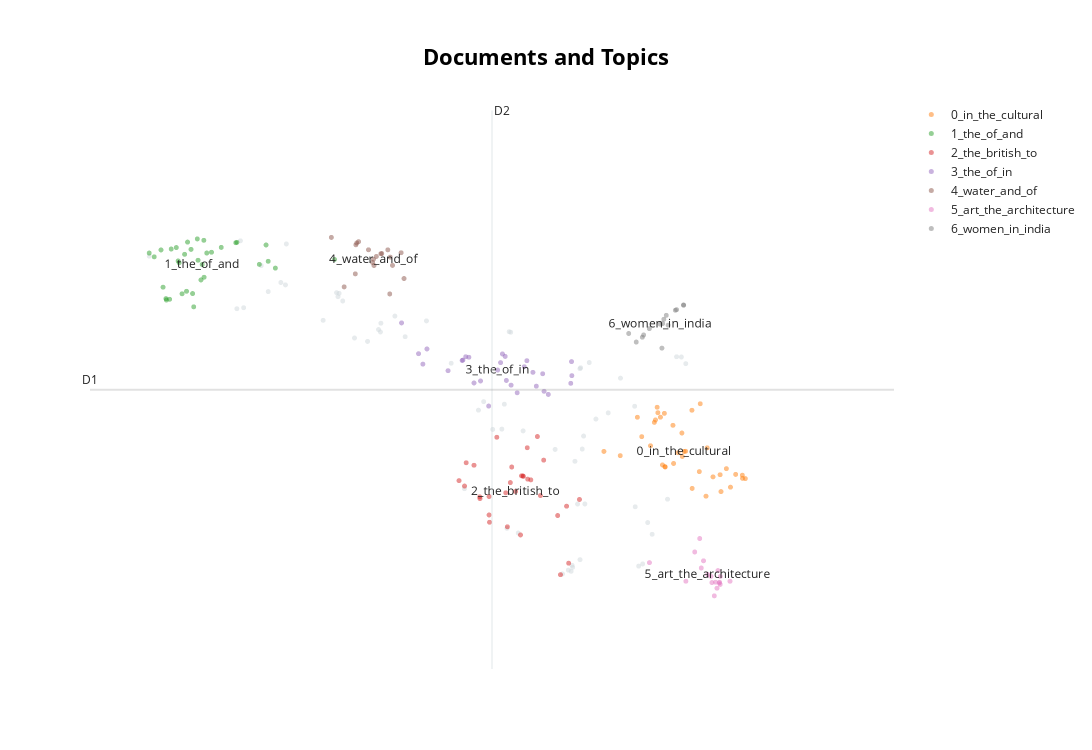

Notebook cell for this chart:
### Code cell
model.visualize_documents(questions)

### Figure 1 — Plotly figure (JSON) as saved in the notebook; plotly's stock layout.template omitted (floating-point values rounded to 4 significant figures)
{"data": [{"hoverinfo": "text", "hovertext": ["Discuss the multi-dimensional implications of uneven distribution of mineral oil in the world.", "Explore and evaluate the impact of ‘Work From Home’ on family relationships.", "Evaluate the policies of Lord Curzon and their long term implications on the national movements.", "India has immense potential of solar energy though there are regional variations in its developments. Elaborate.", "Identify and discuss the factors responsible for diversity of natural vegetation in India. Assess the significance of wildlife sanctuaries in rain forests regions of India.", "How did the colonial rule affect the tribals in India and what was the tribal response to the colonial oppression?", "Critically examine the compulsions which prompted India to play a decisive role in the emergence of Bangladesh.", "It is said that India has substantial reserves of shale oil and gas, which can feed the needs of the country for quarter century. However, tapping of the resource does not appear to be high on the agenda. Discuss critically the availability and issues involved.", "Why did the industrial revolution first occur in England? Discuss the quality of life of the people there during the industrialization. How does it compare with that in India at present times?", "With growing scarcity of fossil fuels, the atomic energy is gaining more and more significance in India. Discuss the availability of raw material required for the generation of atomic energy in India and in the world.", "Assess the main administrative issues and socio-cultural problems in the integration process of Indian Princely States.", "Child cuddling is now being replaced by mobile phones. Discuss its impact on the socialization of children.", "“Africa was chopped into states artificially created by accidents of European competition.” Analyze.", "Though not very useful from the point of view of a connected political history of South India, the Sangam literature portrays the social and economic conditions of its time with remarkable vividness. Comment.", "Examine the linkages between the nineteenth century’s ‘Indian Renaissance’ and the emergence of national identity.", "What characteristics can be assigned to monsoon climate that succeeds in feeding more than 50 percent of the world population residing in Monsoon Asia?", "The Bhakti movement received a remarkable re-orientation with the advent of Sri Chaitanya Mahaprabhu. Discuss.", "Write a critical note on the evolution and significance of the slogan, ‘Jai Jawan, Jai Kisan’.", "Examine how the decline of traditional artisanal industry in colonial India crippled the rural economy.", "Several foreigners made India their homeland and participated in various movements.\nAnalyze their role in the Indian struggle for freedom.", "Mahatma Gandhi and Dr. B R Ambedkar, despite having divergent approaches and strategies, had a common goal of amelioration of the downtrodden. Elucidate.", "Many voices had strengthened and enriched the nationalist movement during the Gandhian phase. Elaborate.", "What problems are germane to the decolonization process in the Malay Peninsula?", "Comment on the resource potentials of the long coastline of India and highlight the status of natural hazard preparedness in these areas.", "Why did the ‘Moderates’ failed to carry conviction with the nation about their proclaimed ideology and political goals by the end of the nineteenth century?", "Why did the Green Revolution in India virtually by-pass the eastern region despite fertile soil and good availability of water?", "Bring out the constructive programmes of Mahatma Gandhi during Non-Cooperation Movement and Civil Disobedience Movement.", "Assess the importance of the accounts of the Chinese and Arab travellers in the reconstruction of the history of India.", "Tropical cyclones are largely confined to South China Sea, Bay of Bengal and Gulf of Mexico. Why?", "\"The Himalayas are highly prone to landslides.\" Discuss the causes and suggest suitable measures of mitigation.", "Petroleum refineries are not necessarily located nearer to crude oil producing areas, particularly in many of the developing countries. Explain its implications.", "Examine the status of forest resources of India and its resultant impact on climate change.", "South China Sea has assumed great geopolitical significance in the present context. Comment.", "Throw light on the significance of the thoughts of Mahatma Gandhi in the present times.", "The political and administrative reorganization of states and territories has been a continuous ongoing process since the mid-nineteenth century. Discuss with examples.", "The recent cyclone on the east coast of India was called ‘Phailin’. How are the tropical cyclones named across the world? Elaborate.", "Troposphere is a very significant atmospheric layer that determines weather processes.\nHow?", "Critically examine the effect of globalization on the aged population in India.", "COVID-19 pandemic accelerated class inequalities and poverty in India. Comment.", "Explain the role of geographical factors towards the development of Ancient India.", "Critically evaluate the various resources of the oceans which can be harnessed to meet the resource crisis in the world.", "\"An essential condition to eradicate poverty is to liberate the poor from the process of deprivation.\" Substantiate this statement with suitable examples.", "What is the basis of regionalism? Is it that unequal distribution of benefits of development on regional basis eventually promotes regionalism? Substantiate your answer.", "Discuss the meaning of colour-coded weather warnings for cyclone prone areas given by India Meteorological department.", "Growing feeling of regionalism is an important factor in generation of demand for a separate state. Discuss.", "How does India see its place in the economic space of rising natural resources rich Africa?", "Critically discuss the objectives of Bhoodan and Gramdan movements initiated by AcharyaVinobhaBhave and their success.", "Discuss the natural resource potentials of ‘Deccan trap’.", "Why is Indian Regional Navigational Satellite System (IRNSS) needed? How does it help in navigation?", "The life cycle of a joint family depends on economic factors rather than social values. Discuss.", "What are the economic significances of discovery of oil in Arctic Sea and its possible environemental consequences?", "Mention the significance of straits and isthmus in international trade.", "‘Latecomer’ Industrial Revolution in Japan involved certain factors that were markedly different from what West had experienced.” Analyze.", "Highlight the differences in the approach of Subhash Chandra Bose and Mahatma Gandhi in the struggle for freedom.", "How will the melting of Himalayan glaciers have a far- reaching impact on the water resources of India?", "“In many ways, Lord Dalhousie was the founder of modern India.” Elaborate.", "Do you agree that there is a growing trend of opening new sugar mills in southern states of India? Discuss with justification.", "‘Despite implementation of various programmes for eradication of poverty by the government in India, poverty is still existing’. Explain by giving reasons.", "Why is India considered as a sub-continent? Elaborate your answer.", "Smart cities in India cannot sustain without smart vilages. Discuss this statement in the backdrop of rural urban integration.", "With a brief background of quality of urban life in India, introduce the objectives and strategy of the 'Smart City Programme'.", null], "marker": {"color": "#CFD8DC", "opacity": 0.5, "size": 5}, "mode": "markers+text", "name": "other", "showlegend": false, "type": "scattergl", "x": [7.804, 11.8, 9.579, 8.152, 7.428, 10.44, 11.62, 7.944, 9.514, 7.974, 10.54, 11.74, 9.038, 11.37, 11.21, 6.451, 11.26, 10.51, 9.784, 10.48, 10.39, 10.41, 10.19, 7.442, 9.722, 9.216, 10.36, 10.57, 6.54, 6.186, 7.968, 7.41, 6.227, 10.42, 10.55, 6.701, 5.026, 11.02, 10.63, 9.545, 7.239, 10.52, 10.87, 6.759, 10.71, 8.283, 11.31, 7.488, 8.554, 11.85, 7.638, 6.141, 9.397, 10.29, 6.771, 11.43, 8.869, 10.51, 11.2, 9.627, 9.607, 9.282], "y": [11.5, 11.25, 8.599, 11.89, 12.19, 9.638, 9.051, 11.68, 10.14, 11.78, 9.828, 11.26, 9.213, 8.689, 8.933, 12.67, 8.014, 8.114, 10.11, 8.976, 7.934, 8.027, 9.822, 12.24, 8.526, 10.43, 7.952, 8.977, 12.27, 13.05, 11.64, 12.25, 12.02, 7.995, 10.03, 12.41, 12.82, 10.93, 11.17, 10.52, 11.82, 11.09, 10.39, 12.37, 10.29, 11.57, 8.048, 12.12, 11.81, 11.15, 11.55, 12.0, 10.13, 7.893, 13.0, 8.507, 11.16, 11.07, 10.49, 11.64, 11.65, 10.56]}, {"hoverinfo": "text", "hovertext": ["Distinguish between religiousness/religiosity and communalism giving one example of how the former has got transformed into the latter in independent India.", "What makes the Indian society unique in sustaining its culture? Discuss.", "How do the Indian debates on secularism differ from the debates in the West?", "Customs and traditions suppress reason leading to obscurantism. Do you agree?", "Given the diversities among the tribal communities in India, in which specific contexts should they be considered as a single category?", "Examine the uniqueness of tribal knowledge system when compared with mainstream knowledge and cultural systems.", "Has caste lost its relevance in understanding the multi- cultural Indian Society? Elaborate your answer with illustrations.", "What are the challenges to our cultural practices in the name of secularism?", "To what extent globalization has influenced the core of cultural diversity in India? Explain.", "What are the main features of Vedic society and religion? Do you think some of the features are still prevailing in Indian society?", "Pala period is the most significant phase in the history of Buddhism in India. Enumerate.", "Has the formation of linguistic States strengthened the cause of Indian Unity?", "Are we losing our local identity for the global identity? Discuss.", "Why are the tribals in India referred to as 'the Scheduled Tribes? Indicate the major provisions in the Constitution of India for their upliftment.", "Is diversity and pluralism in India under threat due to globalisation? Justify your answer.", "Do we have cultural pockets of small India all over the nation? Elaborate with examples.", "Why is caste identity in India both fluid and static?", "Are tolerance, assimilation and pluralism the key elements in the making of an Indian form of secularism? Justify your answer.", "Sufis and medieval saints failed to modify either the religious ideas and practices or the outward structure of Hindu/ Muslim societies to any appreciable extent. Comment.", "Debate the issue whether and how contemporary movements for assertion of Dalit identity work towards annihilation of caste.", "Analyze the salience of ‘sect’ in Indian society vis-a-vis caste, region and religion.", "How the Indian concept of secularism different from the western model of secularism?\nDiscuss.", "Do you agree that regionalism in India appears to be a consequence of rising cultural assertiveness? Argue.", "Discuss the impact of post-liberal economy on ethnic identity and communalism.", "How does Indian society maintain continuity in traditional social values? Enumerate the changes taking place in it.", "Globalisation is generally said to promote cultural homogenisation but due to this cultural specificities appear to be strengthened in the Indian society.’ Elucidate.", "Trace the rise and growth of socio-religious reform movements with special reference to Young Bengal and Brahmo Samaj.", "The ancient civilization in Indian sub continent differed from those of Egypt , Mesopotamia and Greece in that its culture and traditions have been preserved without breakdown to the present day. Comment", "What are the two major legal initiatives by the State since Independence addressing discrimination against Scheduled Tribes(STs)?", "Describe any four cultural elements of diversity in India and rate their relative significance in building a national identity.", "Do you think marriage as a sacrament in loosing its value in Modern India?", "‘Communalism arises either due to power struggle or relative deprivation.’ Argue by giving suitable illustrations.", "In the context of the diversity of India, can it be said that the regions form cultural units rather than the States? Give reasons with examples for your view point.", "The spirit of tolerance and love is not only an interesting feature of Indian society from very early times, but it is also playing an important part at the present. Elaborate.", "“Caste system is assuming new identities and associational forms. Hence, caste system cannot be eradicated in India.”", null], "marker": {"opacity": 0.5, "size": 5}, "mode": "markers+text", "name": "0_in_the_cultural", "text": ["", "", "", "", "", "", "", "", "", "", "", "", "", "", "", "", "", "", "", "", "", "", "", "", "", "", "", "", "", "", "", "", "", "", "", "0_in_the_cultural"], "textfont": {"size": 12}, "type": "scattergl", "x": [12.37, 11.81, 12.61, 12.13, 11.41, 11.76, 11.7, 12.57, 11.5, 12.2, 12.11, 11.29, 11.58, 11.02, 11.49, 11.47, 11.59, 12.49, 12.42, 11.59, 12.29, 12.58, 11.24, 11.93, 11.85, 11.53, 12.3, 11.81, 10.81, 11.69, 12.03, 12.04, 11.45, 11.94, 11.56, 11.83], "y": [9.524, 9.714, 9.37, 9.847, 9.879, 9.771, 9.604, 9.423, 10.39, 9.397, 9.097, 10.02, 10.38, 9.725, 10.48, 10.28, 9.549, 9.435, 9.237, 9.555, 9.43, 9.374, 10.32, 10.43, 9.794, 10.32, 9.169, 10.08, 9.791, 10.2, 9.478, 10.53, 10.24, 9.218, 9.582, 9.789]}, {"hoverinfo": "text", "hovertext": ["How far do you agree that the behaviour of the Indian monsoon has been changing due to humanizing landscape? Discuss.", "Most of the unusual climatic happenings are explained as an outcome of the El-Nino effect. Do you agree?", "Discuss the causes of depletion of mangroves and explain their importance in maintaining coastal ecology.", "How do the melting of the Arctic ice and glaciers of the Antarctic differently affect the weather patterns and human activities on the Earth? Explain.", "There is no formation of deltas by rivers on the Western Ghats. Why?", "Explain the factors responsible for the origin of ocean currents. How do they influence regional climates, fishing and navigation?", "How are the fjords formed? Why do they constitute some of the most picturesque areas of the world?", "What are the consequences of spreading of ‘Dead Zones’ on marine ecosystem?", "How can the mountain ecosystem be restored from the negative impact of development initiatives and tourism?", "Discuss the geophysical characteristics of Circum- Pacific Zone.", "Bring out the causes for more frequent occurrence of landslides in the Himalayas than in the Western Ghats.", "Define mantle plume and explain its role in plate tectonics.", "Major hot deserts in northern hemisphere are located between 20-30 deg N latitudes and on the western sides of the continents. Why?", "How do ocean currents and water masses differ in their impacts on marine life and coastal environment? Give suitable examples.", "How does the cryosphere affect global climate?", "Differentiate the causes of landslides in the Himalayan region and Western Ghats.", "The process of desertification does not have climate boundaries. Justify with examples.", "What do you understand by the theory of continental drift? Discuss the prominent evidences in its support.", "Briefly mention the alignment of major mountain ranges of the world and explain their impact on local weather conditions, with examples.", "How does the Juno Mission of NASA help to understand the origin and evolution of the Earth?", "Why is the South-West monsoon called ‘Purvaiya’ (easterly) in Bhojpur Region? How has this directional seasonal wind system influenced the cultural ethos of the region?", "Explain the formation of thousands of islands in Indonesian and Philipines archipelagos.", "Assess the impact of global warming on the coral life system with examples.", "Bring out the relationship between the shrinking Himalayan glaciers and the symptoms of climate change in the Indian sub-continent.", "Describe the characteristics and types of primary rocks.", "Discuss the consequences of climate change on the food security in tropical countries.", "Why are the world’s fold mountain systems located along the margins of continents? Bring out the association between the global distribution of fold mountains and the earthquakes and volcanoes.", "Mention the global occurrence of volcanic eruptions in 2021 and their impact on regional environment.", "What are the forces that influence ocean currents? Describe their role in fishing industry of the world.", "Discuss the concept of air mass and explain its role in macro-climatic changes.", "What do you understand by the phenomenon of ‘temperature inversion’ in meteorology? How does it affect weather and the habitants of the place?", "Account for variations in oceanic salinity and discuss its multi-dimensional effects.", "Bring out the causes for the formation of heat islands in the urban habitat of the world.", null], "marker": {"opacity": 0.5, "size": 5}, "mode": "markers+text", "name": "1_the_of_and", "text": ["", "", "", "", "", "", "", "", "", "", "", "", "", "", "", "", "", "", "", "", "", "", "", "", "", "", "", "", "", "", "", "", "", "1_the_of_and"], "textfont": {"size": 12}, "type": "scattergl", "x": [6.54, 5.305, 5.244, 5.393, 5.942, 5.577, 5.818, 5.238, 7.384, 5.5, 6.127, 5.476, 5.721, 5.285, 5.089, 6.141, 5.638, 5.724, 5.558, 5.684, 6.631, 5.406, 5.202, 6.513, 5.647, 6.427, 5.758, 5.514, 5.592, 5.025, 5.175, 5.444, 5.37, 5.7], "y": [12.74, 12.93, 12.14, 12.74, 12.95, 12.24, 12.88, 12.16, 12.76, 12.27, 13.02, 12.84, 13.06, 12.15, 12.81, 13.03, 13.08, 12.49, 12.92, 12.45, 12.63, 12.71, 12.34, 12.99, 12.75, 12.69, 12.86, 13.03, 12.03, 12.86, 12.91, 12.23, 12.95, 12.69]}, {"hoverinfo": "text", "hovertext": ["What were the major technological changes introduced during the Sultanate period? How did those technological changes influence the Indian society?", "To what extend can Germany be held responsible for causing the two World Wars? Discuss critically.", "Examine critically the various facets of economic policies of the British in India from mid-eighteenth century till independence.", "How difficult would have been the achievement of Indian independence without Mahatma Gandhi? Discuss.", "To what extent did the role of the moderates prepare a base for the wider freedom movement? Comment.", "Why was there a sudden spurt in famines in colonial India since the mid-eighteenth century? Give reasons.", "What policy instruments were deployed to contain the Great Economic Depression?", "The 1857 uprising was the culmination of the recurrent, big and small local rebellions that had occurred in the preceding hundred years of British rule. Elucidate.", "Assess the role of British imperial power in complicating the process of transfer of power during the 1940s.", "What were the events that led to the Suez Crisis in 1956? How did it deal a final blow to Britain’s self-image as a world power?", "Since the decade of the 1920s, the national movement acquired various ideological strands and thereby expanded its social base. Discuss.", "It would have been difficult for the Constituent Assembly to complete its historic task of drafting the Constitution for Independent India in just three years, but its experience gained with the Government of India Act, 1935\n.Discuss.", "Explain how the Uprising of 1857 constitutes an important watershed in the evolution of British policies towards colonial India.", "Analyze the circumstances that led to the Tashkent Agreement in 1966. Discuss the highlights of the Agreement.", "” There arose a serious challenge to the Democratic State System between the two World Wars.” Evaluate the statement.", "“American Revolution was an economic revolt against mercantilism.” Substantiate.", "Highlight the importance of the new objectives that got added to the vision of Indian Independence since the twenties of the last century.", "Why did the armies of the British East India Company – mostly comprising of Indian soldiers – win consistently against the more numerous and better equipped armies of the Indian rulers? Give reasons.", "Why indentured labour was taken by the British from India to their colonies? have they been able to preserve their cultural identity over there?", "Whereas the British planters had developed tea gardens all along the Shivaliks and Lesser Himalayas from Assam to Himachal Pradesh, in effect they did not succeed beyond the Darjeeling area. Explain.", "Explain how the foundations of the modern world were laid by the American and French Revolutions.", "The New Economic Policy – 1921 of Lenin had influenced the policies adopted by India soon after independence. Evaluate.", "The anti-colonial struggles in West Africa were led by the new elite of Western-educated Africans.", "What were the major political, economic and social developments in the world which motivated the anti-colonial in India?", "Clarify how mid-eighteenth century India was beset with the spectre of a fragmented polity.", "What was the difference between Mahatma Gandhi and Rabindranath Tagore in their approach towards education and nationalism?", "In what ways did the navel mutiny prove to be the last nail in the coffin of British colonial aspirations in India?", "The third battle of Panipat was fought in 1761. Why were so many empire-shaking battles fought at Panipat?", "Discuss the contributions of MaulanaAbulKalam Azad to pre- and post-independent India.", null], "marker": {"opacity": 0.5, "size": 5}, "mode": "markers+text", "name": "2_the_british_to", "text": ["", "", "", "", "", "", "", "", "", "", "", "", "", "", "", "", "", "", "", "", "", "", "", "", "", "", "", "", "", "2_the_british_to"], "textfont": {"size": 12}, "type": "scattergl", "x": [9.966, 8.969, 9.622, 10.36, 9.751, 9.837, 9.351, 9.788, 9.159, 9.06, 9.584, 10.22, 9.781, 9.352, 9.039, 9.235, 10.34, 9.64, 9.764, 9.45, 9.357, 9.563, 9.232, 10.05, 10.01, 10.26, 9.843, 9.882, 10.5, 9.688], "y": [10.02, 9.339, 9.308, 8.06, 8.497, 9.848, 9.092, 9.405, 9.577, 9.615, 8.623, 8.798, 9.411, 8.806, 9.254, 9.06, 8.943, 9.549, 9.413, 10.01, 8.694, 9.15, 9.087, 9.656, 9.107, 7.881, 9.362, 9.35, 9.047, 9.171]}, {"hoverinfo": "text", "hovertext": ["What is the significance of Industrial Corridors in India? Identifying industrial corridors, explain their main characteristics.", "Discuss whether formation of new states in recent times is beneficial or not for the economy of India.", "Account for the change in the spatial pattern of the Iron and Steel industry in the world.", "Defining blue revolution, explain the problems and strategies for pisciculture development in India.", "What are the main socio-economic implications arising out of the development of IT industries in major cities of India?", "From being net food importer in 1960s, India has emerged as a net food exporter to the world. Provide reasons.", "Discuss the changes in the trends of labour migration within and outside India in the last four decades.", "Discuss the main objectives of Population Education and point out the measures to achieve them in India in detail.", "Discuss the various social problems which originated out of the speedy process of urbanization in India.", "Mention the advantages of the cultivation of pulses because of which the year 2016 was declared as the International Year of Pulses by United Nations.", "How have digital initiatives in India contributed to the functioning of the education system in the country? Elaborate your answer.", "Why is India taking keen interest in the Arctic region?", "Analyze the factors for the highly decentralized cotton textile industry in India.", "Why did human development fail to keep pace with economic development in India?", "Despite India being one of the countries of the Gondwanaland, its mining industry contributes much less to its Gross Domestic Product(GDP) in percentage. Discuss.", "Does urbanization lead to more segregation and/or marginalization of the poor in Indian metropolises?", "Discuss the factors for localisation of agro-based food processing industries of North-West India.", "Critically examine whether growing population is the cause of poverty OR poverty is the mains cause of population increase in India.", "How is efficient and affordable urban mass transport key to the rapid economic development in India?", "To what extent has the urban planning and culture of the Indus Valley Civilization provided inputs to the present day urbanization?\nDiscuss.", "How is the growth of Tier 2 cities related to the rise of a new middle class with an emphasis on the culture of consumption?", "What is Cryptocurrency? How does it affect global society? Has it been affecting Indian society also?", "Elucidate the relationship between globalization and new technology in a world of scarce resources, with special reference to India.", "“The growth of cities as I.T. hubs has opened up new avenues of employment, but has also created new problems”. Substantiate this statement with examples", "Bring out the socio-economic effects of the introduction of railways in different countries of the world", "Mention core strategies for the transformation of aspirational districts in India and explain the nature of convergence, collaboration and competition for its success.", "Can the strategy of regional resource-based manufacturing help in promoting employment in India?", "Account for the present location of iron and steel industries away from the source of raw material, by giving examples.", null], "marker": {"opacity": 0.5, "size": 5}, "mode": "markers+text", "name": "3_the_of_in", "text": ["", "", "", "", "", "", "", "", "", "", "", "", "", "", "", "", "", "", "", "", "", "", "", "", "", "", "", "", "3_the_of_in"], "textfont": {"size": 12}, "type": "scattergl", "x": [9.571, 9.242, 8.509, 9.346, 9.498, 8.829, 10.11, 10.4, 9.952, 9.159, 10.39, 8.237, 9.018, 10.05, 8.56, 10.03, 9.008, 10.4, 9.521, 9.709, 9.909, 9.832, 9.054, 9.799, 9.556, 9.631, 9.094, 8.454, 9.46], "y": [10.89, 10.88, 11.14, 10.49, 11.17, 11.04, 10.67, 10.96, 10.8, 10.85, 10.85, 11.78, 11.21, 10.72, 11.38, 10.99, 11.2, 11.18, 11.3, 10.7, 11.02, 11.2, 11.26, 11.1, 11.26, 10.82, 11.25, 11.31, 11.05]}, {"hoverinfo": "text", "hovertext": ["In what way can floods be converted into a sustainable source of irrigation and all-weather inland navigation in India?", "Account for the huge flooding of million cities in India including the smart ones like Hyderabad and Pune. Suggest lasting remedial measures.", "The states of Jammu and Kashmir, Himachal Pradesh and Uttarakhand are reaching the limits of ecological carrying capacity due to tourism. Critically evaluate.", "What is water stress? How and why does it differ regionally in India?", "Examine the potential of wind energy in India and explain the reasons for their limited spatial spread.", "Present an account of the Indus Water Treaty and examine its ecological, economic and political implications in the context of changing bilateral relations.", "The effective management of land and water resources will drastically reduce the human miseries. Explain.", "Describing the distribution of rubber producing countries, indicate the major environmental issues faced by them.", "“Inspite of adverse environmental impact, coal mining is still inevitable for development”.\nDiscuss", "“The ideal solution of depleting ground water resources in India is water harvesting system.” How can it be made effective in urban areas?", "Mumbai, Delhi and Kolkata are the three Mega cities of the country but the air pollution is much more serious probelm in Delhi as compared to the other two. Why is this so?", "Major cities of India are becoming more vulnerable to flood conditions. Discuss.", "what are the environmental implications of the reclamation of the water bodies into urban land use? Explain with examples.", "In what way micro-watershed development projects help in water conservation in\ndrought-prone and semi-arid regions of India?", "India is well endowed with fresh water resources. Critically examine why it still suffers from water scarcity.", "Why is the world today confronted with a crisis of availability of and access to freshwater resources?", "Enumerate the problems and prospects of inland water transport in India.", "The interlinking of rivers can provide viable solutions to the multi-dimensional inter-related problems of droughts, floods and interrupted navigation. Critically examine.", null], "marker": {"opacity": 0.5, "size": 5}, "mode": "markers+text", "name": "4_water_and_of", "text": ["", "", "", "", "", "", "", "", "", "", "", "", "", "", "", "", "", "", "4_water_and_of"], "textfont": {"size": 12}, "type": "scattergl", "x": [8.093, 8.232, 7.506, 7.917, 8.087, 7.648, 7.656, 7.344, 7.667, 7.985, 8.269, 8.122, 7.69, 7.974, 7.868, 7.816, 7.886, 8.062, 7.879], "y": [12.8, 12.87, 12.34, 12.81, 12.23, 12.54, 12.99, 13.11, 13.02, 12.86, 12.47, 12.67, 13.04, 12.85, 12.72, 12.91, 12.67, 12.91, 12.77]}, {"hoverinfo": "text", "hovertext": ["Discuss the main contributions of Gupta period and Chola period to Indian heritage and culture\n.", "The rock-cut architecture represents one of the most important sources of our knowledge of early Indian art and history. Discuss.", "Safeguarding the Indian art heritage is the need of the moment.", "Mesolithic rock cut architecture of India not only reflects the cultural life of the times but also a fine aesthetic sense comparable to modern painting. Critically evaluate this comment.", "Indian Philosophy and tradition played a significant role in conceiving and shaping the monuments and their art in India. Discuss.", "Taxila university was one of the oldest universities of the world with which were associated a number of renowned learned personalities of different disciplines. Its strategic location caused its fame to flourish, but unlike Nalanda, it is not considered as a university in the modern sense. Discuss.", "Discuss the significance of the lion and bull figures in Indian mythology, art and architecture.", "Early Buddhist Stupa-art, while depicting folk motifs and narratives successfully expounds Buddhist ideals. Elucidate.", "How do you justify the view that the level of excellence of the Gupta numismatic art is not at all noticeable in later times?", "Chola architecture represents a high watermark in the evolution of temple architecture. Discuss", "Persian literary sources of medieval India reflect the spirit of the age. Comment.", "Krishnadeva Raya, the King of Vijayanagar, was not only an accomplished scholar himself but was also a great patron of learning and literature. Discuss.", "Evaluate the nature of the Bhakti Literature and its contribution to Indian culture.", "Highlight the Central Asian and Greco Bactrian elements in the Gandhara art.", "How will you explain the medieval Indian temple sculptures represent the social life of those days?", "Discuss the ‘Tandava’ dance as recorded in early Indian inscriptions.", "Gandhara sculpture owed as much to the Romans as to the Greeks. Explain.", null], "marker": {"opacity": 0.5, "size": 5}, "mode": "markers+text", "name": "5_art_the_architecture", "text": ["", "", "", "", "", "", "", "", "", "", "", "", "", "", "", "", "", "5_art_the_architecture"], "textfont": {"size": 12}, "type": "scattergl", "x": [11.86, 12.29, 12.29, 12.29, 12.26, 12.03, 12.23, 12.18, 12.42, 12.22, 12.08, 11.97, 11.39, 12.19, 12.28, 12.05, 12.25, 12.13], "y": [7.78, 7.731, 7.855, 7.764, 7.945, 8.442, 7.765, 7.855, 7.779, 7.553, 8.096, 8.233, 8.068, 7.759, 7.752, 7.985, 7.672, 7.884]}, {"hoverinfo": "text", "hovertext": ["The women’s questions arose in modern India as a part of the 19th century social reform movement. What are the major issues and debates concerning women in that period?", "How does patriarchy impact the position of a middle class working woman in India?", "“Male membership needs to be encouraged in order to make women’s organization free from gender bias.” Comment.", "Explain why suicide among young women is increasing in Indian Society.", "Discuss the various economic and\nsocio-cultural forces that are driving increasing feminization of agriculture in India.", "Why do some of the most prosperous regions of India have an adverse sex ratio for women? Give your arguments.", "Discuss the positive and negative effects of globalization on women in India?", "Discuss the role of women in the freedom struggle especially during the Gandhian phase.", "“Empowering women is the key to control population growth.” Discuss.", "How do you explain the statistics that show that the sex ratio in Tribes in India is more favourable to women than the sex ratio among Scheduled Castes?", "What are the continued challenges for women in India against time and space?", "Examine the role of ‘Gig Economy’ in the process of empowerment of women in India.", "‘Women’s movement in India has not addressed the issues of women of lower social strata.’ Substantiate your view.", "Defying the barriers of age, gender and religion, the Indian women became the torchbearer during the struggle for freedom in India. Discuss.", null], "marker": {"opacity": 0.5, "size": 5}, "mode": "markers+text", "name": "6_women_in_india", "text": ["", "", "", "", "", "", "", "", "", "", "", "", "", "", "6_women_in_india"], "textfont": {"size": 12}, "type": "scattergl", "x": [11.74, 11.63, 11.56, 11.32, 11.13, 11.3, 11.55, 11.83, 11.39, 11.22, 11.61, 11.58, 11.72, 11.83, 11.53], "y": [11.99, 11.75, 11.77, 11.59, 11.62, 11.56, 11.39, 12.06, 11.69, 11.49, 11.9, 11.84, 11.98, 12.06, 11.76]}], "layout": {"annotations": [{"showarrow": false, "text": "D1", "x": 4.272, "y": 10.75, "yshift": 10}, {"showarrow": false, "text": "D2", "x": 9.388, "xshift": 10, "y": 15.07}], "height": 750, "shapes": [{"line": {"color": "#CFD8DC", "width": 2}, "type": "line", "x0": 9.388, "x1": 9.388, "y0": 6.42, "y1": 15.07}, {"line": {"color": "#9E9E9E", "width": 2}, "type": "line", "x0": 4.272, "x1": 14.51, "y0": 10.75, "y1": 10.75}], "title": {"font": {"color": "Black", "size": 22}, "text": "<b>Documents and Topics</b>", "x": 0.5, "xanchor": "center", "yanchor": "top"}, "width": 1200, "xaxis": {"visible": false}, "yaxis": {"visible": false}}}
